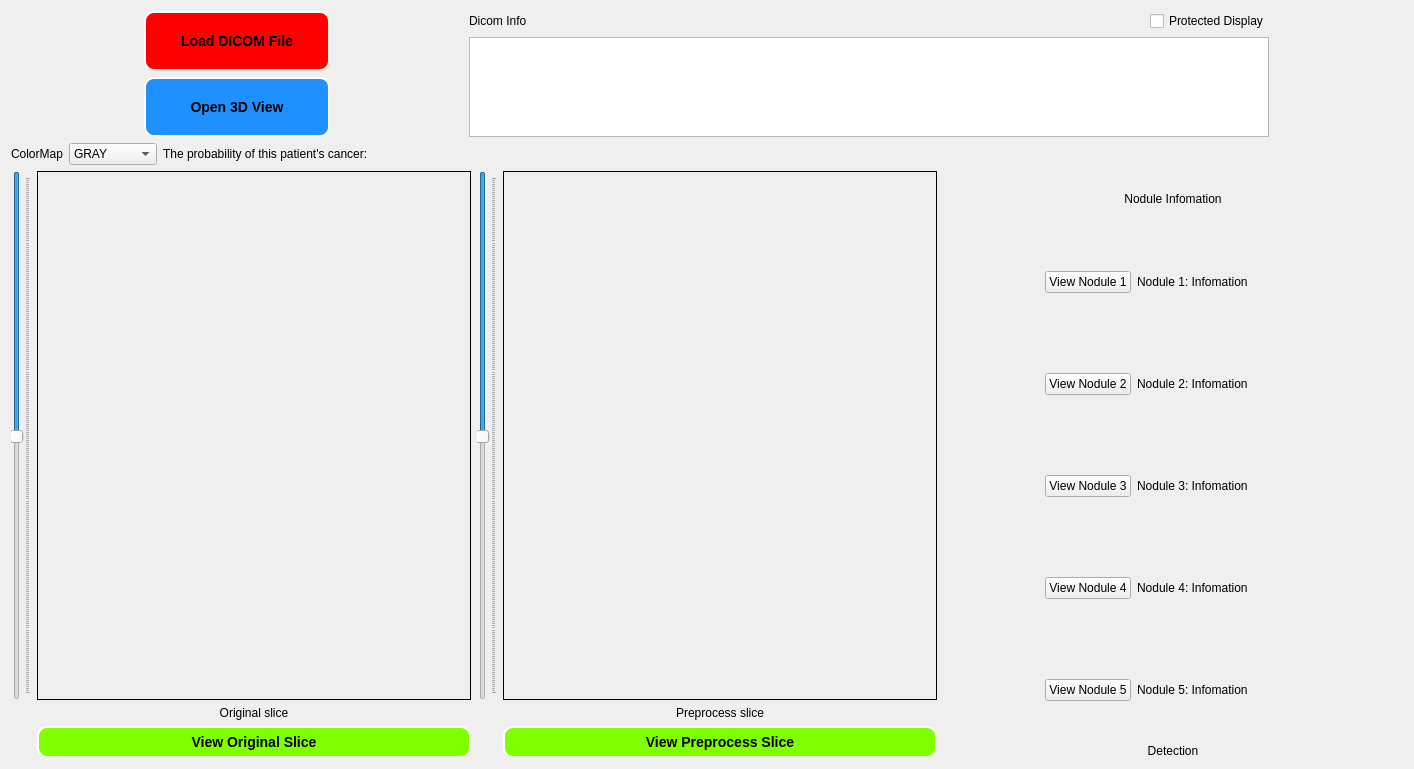
<?xml version="1.0" encoding="UTF-8"?>
<ui version="4.0">
 <class>Dialog</class>
 <widget class="QDialog" name="Dialog">
  <property name="windowModality">
   <enum>Qt::NonModal</enum>
  </property>
  <property name="geometry">
   <rect>
    <x>0</x>
    <y>0</y>
    <width>1414</width>
    <height>769</height>
   </rect>
  </property>
  <property name="minimumSize">
   <size>
    <width>995</width>
    <height>0</height>
   </size>
  </property>
  <property name="windowTitle">
   <string>Dialog</string>
  </property>
  <layout class="QGridLayout" name="gridLayout">
   <item row="3" column="0">
    <layout class="QHBoxLayout" name="horizontalLayout_5">
     <item>
      <layout class="QGridLayout" name="originalGrid">
       <item row="0" column="0">
        <widget class="QSlider" name="original_vSlider">
         <property name="enabled">
          <bool>true</bool>
         </property>
         <property name="sizePolicy">
          <sizepolicy hsizetype="Fixed" vsizetype="Preferred">
           <horstretch>0</horstretch>
           <verstretch>0</verstretch>
          </sizepolicy>
         </property>
         <property name="minimumSize">
          <size>
           <width>0</width>
           <height>1</height>
          </size>
         </property>
         <property name="cursor">
          <cursorShape>SplitVCursor</cursorShape>
         </property>
         <property name="focusPolicy">
          <enum>Qt::NoFocus</enum>
         </property>
         <property name="layoutDirection">
          <enum>Qt::LeftToRight</enum>
         </property>
         <property name="maximum">
          <number>255</number>
         </property>
         <property name="pageStep">
          <number>9</number>
         </property>
         <property name="value">
          <number>128</number>
         </property>
         <property name="sliderPosition">
          <number>128</number>
         </property>
         <property name="tracking">
          <bool>true</bool>
         </property>
         <property name="orientation">
          <enum>Qt::Vertical</enum>
         </property>
         <property name="invertedAppearance">
          <bool>true</bool>
         </property>
         <property name="invertedControls">
          <bool>false</bool>
         </property>
         <property name="tickPosition">
          <enum>QSlider::TicksBelow</enum>
         </property>
         <property name="tickInterval">
          <number>1</number>
         </property>
        </widget>
       </item>
       <item row="0" column="1">
        <layout class="QVBoxLayout" name="axial_vBox">
         <property name="spacing">
          <number>7</number>
         </property>
         <item>
          <layout class="QHBoxLayout" name="axial_hBox">
           <item>
            <widget class="QPaintLabel3" name="imgLabel_1">
             <property name="sizePolicy">
              <sizepolicy hsizetype="Expanding" vsizetype="Expanding">
               <horstretch>0</horstretch>
               <verstretch>0</verstretch>
              </sizepolicy>
             </property>
             <property name="minimumSize">
              <size>
               <width>1</width>
               <height>1</height>
              </size>
             </property>
             <property name="cursor">
              <cursorShape>CrossCursor</cursorShape>
             </property>
             <property name="frameShape">
              <enum>QFrame::Panel</enum>
             </property>
             <property name="frameShadow">
              <enum>QFrame::Plain</enum>
             </property>
             <property name="text">
              <string/>
             </property>
             <property name="alignment">
              <set>Qt::AlignCenter</set>
             </property>
            </widget>
           </item>
          </layout>
         </item>
        </layout>
       </item>
       <item row="1" column="1">
        <widget class="QLabel" name="label">
         <property name="sizePolicy">
          <sizepolicy hsizetype="Expanding" vsizetype="Preferred">
           <horstretch>0</horstretch>
           <verstretch>0</verstretch>
          </sizepolicy>
         </property>
         <property name="text">
          <string>Original slice</string>
         </property>
         <property name="alignment">
          <set>Qt::AlignCenter</set>
         </property>
        </widget>
       </item>
       <item row="2" column="1">
        <widget class="QPushButton" name="viewOriginalButton">
         <property name="enabled">
          <bool>true</bool>
         </property>
         <property name="sizePolicy">
          <sizepolicy hsizetype="Expanding" vsizetype="Fixed">
           <horstretch>0</horstretch>
           <verstretch>0</verstretch>
          </sizepolicy>
         </property>
         <property name="minimumSize">
          <size>
           <width>186</width>
           <height>0</height>
          </size>
         </property>
         <property name="styleSheet">
          <string notr="true">QPushButton{
    background-color:#80FF00;
    border-style: outset;
    border-width: 2px;
    border-radius: 10px;
    border-color: beige;
    font: bold 14px;
    min-width: 10em;
    padding: 6px;
}
</string>
         </property>
         <property name="text">
          <string>View Original Slice</string>
         </property>
        </widget>
       </item>
      </layout>
     </item>
     <item>
      <layout class="QGridLayout" name="preprocessGrid">
       <item row="0" column="1">
        <layout class="QVBoxLayout" name="saggital_vBox">
         <item>
          <layout class="QHBoxLayout" name="saggital_hBox">
           <item>
            <widget class="QPaintLabel3" name="imgLabel_2">
             <property name="sizePolicy">
              <sizepolicy hsizetype="Expanding" vsizetype="Expanding">
               <horstretch>0</horstretch>
               <verstretch>0</verstretch>
              </sizepolicy>
             </property>
             <property name="minimumSize">
              <size>
               <width>1</width>
               <height>1</height>
              </size>
             </property>
             <property name="cursor">
              <cursorShape>CrossCursor</cursorShape>
             </property>
             <property name="frameShape">
              <enum>QFrame::Panel</enum>
             </property>
             <property name="frameShadow">
              <enum>QFrame::Plain</enum>
             </property>
             <property name="text">
              <string/>
             </property>
            </widget>
           </item>
          </layout>
         </item>
        </layout>
       </item>
       <item row="0" column="0">
        <widget class="QSlider" name="preprocess_vSlider">
         <property name="enabled">
          <bool>true</bool>
         </property>
         <property name="sizePolicy">
          <sizepolicy hsizetype="Fixed" vsizetype="Preferred">
           <horstretch>0</horstretch>
           <verstretch>0</verstretch>
          </sizepolicy>
         </property>
         <property name="minimumSize">
          <size>
           <width>0</width>
           <height>1</height>
          </size>
         </property>
         <property name="cursor">
          <cursorShape>SplitVCursor</cursorShape>
         </property>
         <property name="focusPolicy">
          <enum>Qt::NoFocus</enum>
         </property>
         <property name="layoutDirection">
          <enum>Qt::LeftToRight</enum>
         </property>
         <property name="maximum">
          <number>255</number>
         </property>
         <property name="pageStep">
          <number>9</number>
         </property>
         <property name="value">
          <number>128</number>
         </property>
         <property name="sliderPosition">
          <number>128</number>
         </property>
         <property name="tracking">
          <bool>true</bool>
         </property>
         <property name="orientation">
          <enum>Qt::Vertical</enum>
         </property>
         <property name="invertedAppearance">
          <bool>true</bool>
         </property>
         <property name="invertedControls">
          <bool>false</bool>
         </property>
         <property name="tickPosition">
          <enum>QSlider::TicksBelow</enum>
         </property>
         <property name="tickInterval">
          <number>1</number>
         </property>
        </widget>
       </item>
       <item row="1" column="1">
        <widget class="QLabel" name="label_2">
         <property name="sizePolicy">
          <sizepolicy hsizetype="Expanding" vsizetype="Preferred">
           <horstretch>0</horstretch>
           <verstretch>0</verstretch>
          </sizepolicy>
         </property>
         <property name="text">
          <string>Preprocess slice</string>
         </property>
         <property name="alignment">
          <set>Qt::AlignCenter</set>
         </property>
        </widget>
       </item>
       <item row="2" column="1">
        <widget class="QPushButton" name="viewProcessingButton">
         <property name="sizePolicy">
          <sizepolicy hsizetype="Expanding" vsizetype="Fixed">
           <horstretch>0</horstretch>
           <verstretch>0</verstretch>
          </sizepolicy>
         </property>
         <property name="focusPolicy">
          <enum>Qt::NoFocus</enum>
         </property>
         <property name="styleSheet">
          <string notr="true">QPushButton{
    background-color:#80FF00;
    border-style: outset;
    border-width: 2px;
    border-radius: 10px;
    border-color: beige;
    font: bold 14px;
    min-width: 10em;
    padding: 6px;
}
</string>
         </property>
         <property name="text">
          <string>View Preprocess Slice</string>
         </property>
        </widget>
       </item>
      </layout>
     </item>
     <item>
      <layout class="QGridLayout" name="coronalGrid">
       <item row="6" column="2">
        <widget class="QLabel" name="nodule_info_5">
         <property name="sizePolicy">
          <sizepolicy hsizetype="Expanding" vsizetype="Preferred">
           <horstretch>0</horstretch>
           <verstretch>0</verstretch>
          </sizepolicy>
         </property>
         <property name="text">
          <string>Nodule 5: Infomation</string>
         </property>
        </widget>
       </item>
       <item row="6" column="1">
        <widget class="QPushButton" name="view_nodule_5">
         <property name="text">
          <string>View Nodule 5</string>
         </property>
        </widget>
       </item>
       <item row="7" column="0" colspan="3">
        <widget class="QLabel" name="label_3">
         <property name="sizePolicy">
          <sizepolicy hsizetype="Expanding" vsizetype="Fixed">
           <horstretch>0</horstretch>
           <verstretch>0</verstretch>
          </sizepolicy>
         </property>
         <property name="text">
          <string>Detection</string>
         </property>
         <property name="alignment">
          <set>Qt::AlignCenter</set>
         </property>
        </widget>
       </item>
       <item row="3" column="0">
        <widget class="QPaintLabel3" name="nodule_2">
         <property name="sizePolicy">
          <sizepolicy hsizetype="Expanding" vsizetype="Expanding">
           <horstretch>0</horstretch>
           <verstretch>0</verstretch>
          </sizepolicy>
         </property>
         <property name="minimumSize">
          <size>
           <width>96</width>
           <height>96</height>
          </size>
         </property>
         <property name="maximumSize">
          <size>
           <width>96</width>
           <height>96</height>
          </size>
         </property>
         <property name="text">
          <string/>
         </property>
        </widget>
       </item>
       <item row="2" column="1">
        <widget class="QPushButton" name="view_nodule_1">
         <property name="text">
          <string>View Nodule 1</string>
         </property>
        </widget>
       </item>
       <item row="0" column="0" rowspan="2" colspan="3">
        <widget class="QLabel" name="label_6">
         <property name="sizePolicy">
          <sizepolicy hsizetype="Preferred" vsizetype="Fixed">
           <horstretch>0</horstretch>
           <verstretch>0</verstretch>
          </sizepolicy>
         </property>
         <property name="layoutDirection">
          <enum>Qt::LeftToRight</enum>
         </property>
         <property name="text">
          <string>Nodule Infomation</string>
         </property>
         <property name="alignment">
          <set>Qt::AlignCenter</set>
         </property>
        </widget>
       </item>
       <item row="2" column="2">
        <widget class="QLabel" name="nodule_info_1">
         <property name="text">
          <string>Nodule 1: Infomation</string>
         </property>
        </widget>
       </item>
       <item row="2" column="0">
        <widget class="QPaintLabel3" name="nodule_1">
         <property name="sizePolicy">
          <sizepolicy hsizetype="Fixed" vsizetype="Fixed">
           <horstretch>0</horstretch>
           <verstretch>0</verstretch>
          </sizepolicy>
         </property>
         <property name="minimumSize">
          <size>
           <width>96</width>
           <height>96</height>
          </size>
         </property>
         <property name="maximumSize">
          <size>
           <width>96</width>
           <height>96</height>
          </size>
         </property>
         <property name="text">
          <string/>
         </property>
        </widget>
       </item>
       <item row="4" column="1">
        <widget class="QPushButton" name="view_nodule_3">
         <property name="text">
          <string>View Nodule 3</string>
         </property>
        </widget>
       </item>
       <item row="4" column="2">
        <widget class="QLabel" name="nodule_info_3">
         <property name="text">
          <string>Nodule 3: Infomation</string>
         </property>
        </widget>
       </item>
       <item row="5" column="0">
        <widget class="QPaintLabel3" name="nodule_4">
         <property name="sizePolicy">
          <sizepolicy hsizetype="Expanding" vsizetype="Expanding">
           <horstretch>0</horstretch>
           <verstretch>0</verstretch>
          </sizepolicy>
         </property>
         <property name="minimumSize">
          <size>
           <width>96</width>
           <height>96</height>
          </size>
         </property>
         <property name="maximumSize">
          <size>
           <width>96</width>
           <height>96</height>
          </size>
         </property>
         <property name="text">
          <string/>
         </property>
        </widget>
       </item>
       <item row="4" column="0">
        <widget class="QPaintLabel3" name="nodule_3">
         <property name="sizePolicy">
          <sizepolicy hsizetype="Expanding" vsizetype="Expanding">
           <horstretch>0</horstretch>
           <verstretch>0</verstretch>
          </sizepolicy>
         </property>
         <property name="minimumSize">
          <size>
           <width>96</width>
           <height>96</height>
          </size>
         </property>
         <property name="maximumSize">
          <size>
           <width>96</width>
           <height>96</height>
          </size>
         </property>
         <property name="text">
          <string/>
         </property>
        </widget>
       </item>
       <item row="5" column="1">
        <widget class="QPushButton" name="view_nodule_4">
         <property name="text">
          <string>View Nodule 4</string>
         </property>
        </widget>
       </item>
       <item row="3" column="2">
        <widget class="QLabel" name="nodule_info_2">
         <property name="sizePolicy">
          <sizepolicy hsizetype="Preferred" vsizetype="Preferred">
           <horstretch>0</horstretch>
           <verstretch>0</verstretch>
          </sizepolicy>
         </property>
         <property name="text">
          <string>Nodule 2: Infomation</string>
         </property>
        </widget>
       </item>
       <item row="5" column="2">
        <widget class="QLabel" name="nodule_info_4">
         <property name="text">
          <string>Nodule 4: Infomation</string>
         </property>
        </widget>
       </item>
       <item row="6" column="0">
        <widget class="QPaintLabel3" name="nodule_5">
         <property name="sizePolicy">
          <sizepolicy hsizetype="Expanding" vsizetype="Expanding">
           <horstretch>0</horstretch>
           <verstretch>0</verstretch>
          </sizepolicy>
         </property>
         <property name="minimumSize">
          <size>
           <width>96</width>
           <height>96</height>
          </size>
         </property>
         <property name="maximumSize">
          <size>
           <width>96</width>
           <height>96</height>
          </size>
         </property>
         <property name="text">
          <string/>
         </property>
        </widget>
       </item>
       <item row="3" column="1">
        <widget class="QPushButton" name="view_nodule_2">
         <property name="text">
          <string>View Nodule 2</string>
         </property>
         <property name="iconSize">
          <size>
           <width>20</width>
           <height>20</height>
          </size>
         </property>
        </widget>
       </item>
      </layout>
     </item>
    </layout>
   </item>
   <item row="2" column="0">
    <layout class="QHBoxLayout" name="colormap_hBox">
     <item>
      <widget class="QLabel" name="label_4">
       <property name="sizePolicy">
        <sizepolicy hsizetype="Fixed" vsizetype="Preferred">
         <horstretch>0</horstretch>
         <verstretch>0</verstretch>
        </sizepolicy>
       </property>
       <property name="minimumSize">
        <size>
         <width>1</width>
         <height>0</height>
        </size>
       </property>
       <property name="text">
        <string>ColorMap</string>
       </property>
       <property name="alignment">
        <set>Qt::AlignLeading|Qt::AlignLeft|Qt::AlignVCenter</set>
       </property>
      </widget>
     </item>
     <item>
      <widget class="QComboBox" name="colormapBox">
       <property name="sizePolicy">
        <sizepolicy hsizetype="Fixed" vsizetype="Fixed">
         <horstretch>0</horstretch>
         <verstretch>0</verstretch>
        </sizepolicy>
       </property>
       <property name="minimumSize">
        <size>
         <width>1</width>
         <height>0</height>
        </size>
       </property>
       <property name="cursor">
        <cursorShape>PointingHandCursor</cursorShape>
       </property>
       <property name="focusPolicy">
        <enum>Qt::NoFocus</enum>
       </property>
       <item>
        <property name="text">
         <string>GRAY</string>
        </property>
       </item>
       <item>
        <property name="text">
         <string>AUTUMN</string>
        </property>
       </item>
       <item>
        <property name="text">
         <string>BONE</string>
        </property>
       </item>
       <item>
        <property name="text">
         <string>COOL</string>
        </property>
       </item>
       <item>
        <property name="text">
         <string>HOT</string>
        </property>
       </item>
       <item>
        <property name="text">
         <string>HSV</string>
        </property>
       </item>
       <item>
        <property name="text">
         <string>JET</string>
        </property>
       </item>
       <item>
        <property name="text">
         <string>OCEAN</string>
        </property>
       </item>
       <item>
        <property name="text">
         <string>PINK</string>
        </property>
       </item>
       <item>
        <property name="text">
         <string>RAINBOW</string>
        </property>
       </item>
       <item>
        <property name="text">
         <string>SPRING</string>
        </property>
       </item>
       <item>
        <property name="text">
         <string>SUMMER</string>
        </property>
       </item>
       <item>
        <property name="text">
         <string>WINTER</string>
        </property>
       </item>
      </widget>
     </item>
     <item>
      <widget class="QLabel" name="label_prob">
       <property name="sizePolicy">
        <sizepolicy hsizetype="Expanding" vsizetype="Preferred">
         <horstretch>0</horstretch>
         <verstretch>0</verstretch>
        </sizepolicy>
       </property>
       <property name="text">
        <string>The probability of this patient's cancer: </string>
       </property>
       <property name="scaledContents">
        <bool>false</bool>
       </property>
       <property name="wordWrap">
        <bool>false</bool>
       </property>
      </widget>
     </item>
    </layout>
   </item>
   <item row="1" column="0">
    <layout class="QHBoxLayout" name="horizontalLayout_2">
     <item>
      <layout class="QVBoxLayout" name="verticalLayout_3">
       <item>
        <widget class="QPushButton" name="dicomButton">
         <property name="sizePolicy">
          <sizepolicy hsizetype="Preferred" vsizetype="Preferred">
           <horstretch>0</horstretch>
           <verstretch>0</verstretch>
          </sizepolicy>
         </property>
         <property name="minimumSize">
          <size>
           <width>186</width>
           <height>0</height>
          </size>
         </property>
         <property name="cursor">
          <cursorShape>PointingHandCursor</cursorShape>
         </property>
         <property name="focusPolicy">
          <enum>Qt::NoFocus</enum>
         </property>
         <property name="styleSheet">
          <string notr="true">QPushButton{
    background-color: red;
    border-style: outset;
    border-width: 2px;
    border-radius: 10px;
    border-color: beige;
    font: bold 14px;
    min-width: 10em;
    padding: 6px;
}
</string>
         </property>
         <property name="text">
          <string>Load DICOM File</string>
         </property>
        </widget>
       </item>
       <item>
        <widget class="QPushButton" name="volButton">
         <property name="sizePolicy">
          <sizepolicy hsizetype="Preferred" vsizetype="Preferred">
           <horstretch>0</horstretch>
           <verstretch>0</verstretch>
          </sizepolicy>
         </property>
         <property name="minimumSize">
          <size>
           <width>186</width>
           <height>0</height>
          </size>
         </property>
         <property name="cursor">
          <cursorShape>PointingHandCursor</cursorShape>
         </property>
         <property name="focusPolicy">
          <enum>Qt::NoFocus</enum>
         </property>
         <property name="styleSheet">
          <string notr="true">QPushButton{
    background-color: DodgerBlue;
    border-style: outset;
    border-width: 2px;
    border-radius: 10px;
    border-color: beige;
    font: bold 14px;
    min-width: 10em;
    padding: 6px;
}
</string>
         </property>
         <property name="text">
          <string>Open 3D View</string>
         </property>
        </widget>
       </item>
       <item>
        <layout class="QHBoxLayout" name="horizontalLayout_3"/>
       </item>
      </layout>
     </item>
     <item>
      <layout class="QVBoxLayout" name="verticalLayout_2">
       <item>
        <layout class="QHBoxLayout" name="horizontalLayout">
         <item>
          <widget class="QLabel" name="label_5">
           <property name="sizePolicy">
            <sizepolicy hsizetype="Preferred" vsizetype="Preferred">
             <horstretch>0</horstretch>
             <verstretch>0</verstretch>
            </sizepolicy>
           </property>
           <property name="minimumSize">
            <size>
             <width>1</width>
             <height>0</height>
            </size>
           </property>
           <property name="text">
            <string>Dicom Info</string>
           </property>
          </widget>
         </item>
         <item>
          <widget class="QCheckBox" name="privatecheckBox">
           <property name="sizePolicy">
            <sizepolicy hsizetype="Fixed" vsizetype="Fixed">
             <horstretch>0</horstretch>
             <verstretch>0</verstretch>
            </sizepolicy>
           </property>
           <property name="text">
            <string>Protected Display</string>
           </property>
          </widget>
         </item>
        </layout>
       </item>
       <item>
        <widget class="QListWidget" name="dcmList">
         <property name="sizePolicy">
          <sizepolicy hsizetype="Fixed" vsizetype="Fixed">
           <horstretch>0</horstretch>
           <verstretch>0</verstretch>
          </sizepolicy>
         </property>
         <property name="minimumSize">
          <size>
           <width>350</width>
           <height>100</height>
          </size>
         </property>
         <property name="maximumSize">
          <size>
           <width>800</width>
           <height>100</height>
          </size>
         </property>
        </widget>
       </item>
      </layout>
     </item>
    </layout>
   </item>
  </layout>
 </widget>
 <customwidgets>
  <customwidget>
   <class>QPaintLabel3</class>
   <extends>QLabel</extends>
   <header>qpaintlabel3.h</header>
  </customwidget>
 </customwidgets>
 <resources/>
 <connections/>
</ui>
